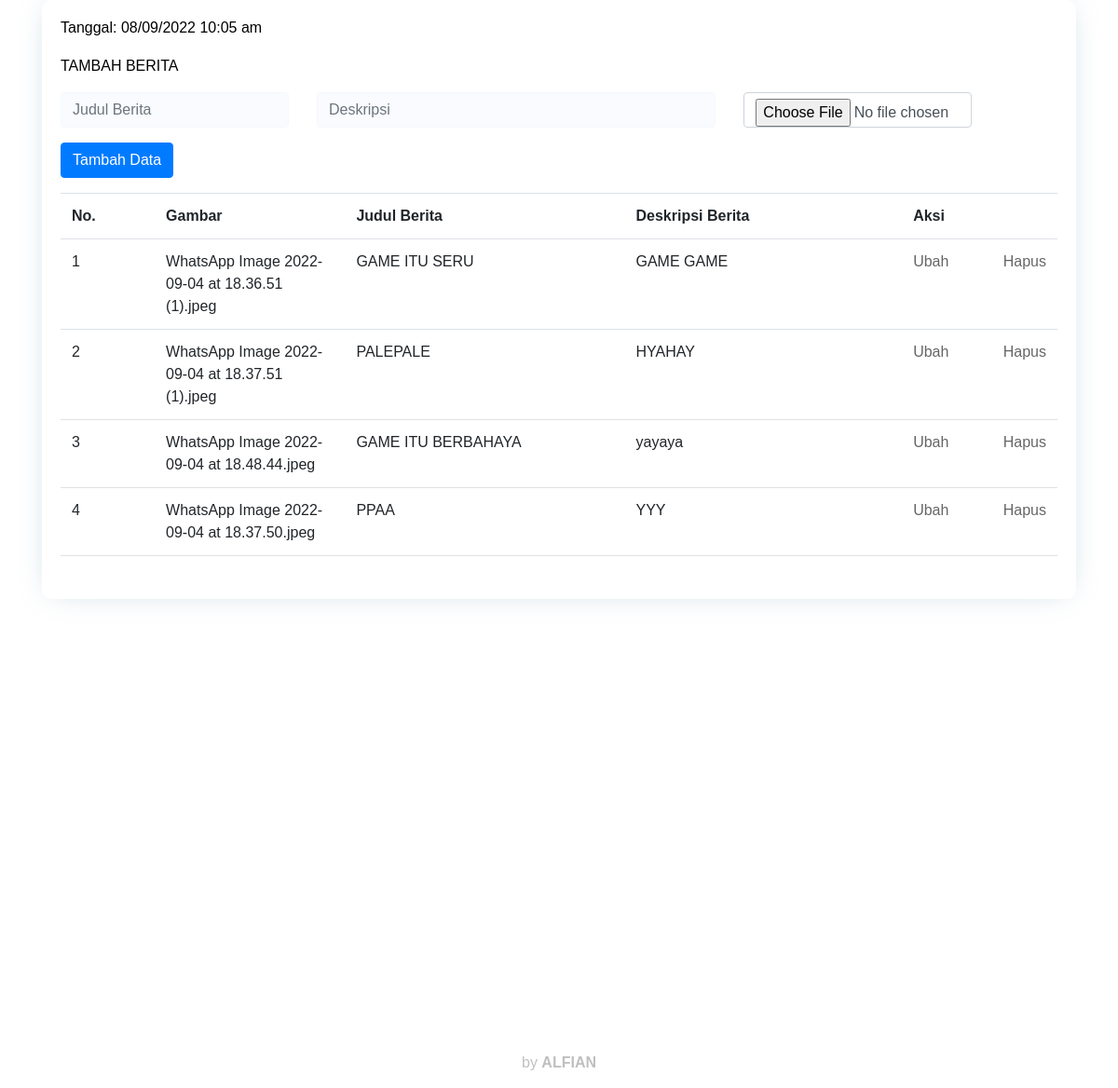
The page / on the database its author committed.
### tables this page shows
CREATE TABLE `produk` (
  `id_produk` int(11) NOT NULL,
  `judul_berita` varchar(50) NOT NULL,
  `deskripsi` varchar(255) NOT NULL,
  `gambar` blob NOT NULL
);

### index.php (the view, shortened to what this page needs)
<?php
require_once 'connect_db.php';
?>
<!DOCTYPE html>
<html>
<head>
  <link rel="stylesheet" href="https://stackpath.bootstrapcdn.com/bootstrap/4.4.1/css/bootstrap.min.css">
  <link rel="stylesheet" href="style.css">
</head>
<body>
  <div class="container">
    <div class="card">
      <div class="card-body">
        <h5 class="date">Tanggal: <?= date("d/m/Y H:i a") ?></h5>
        <form method="post" action="add.php" enctype="multipart/form-data">
        <p>TAMBAH BERITA</p>
          <div class="row">
            <div class="form-group col-md-3">
              <input class="form-control" type="text" name="judul_berita" placeholder="Judul Berita" required>
            </div>
            <div class="form-group col-md-5">
              <input class="form-control" type="text" name="deskripsi" placeholder="Deskripsi" required>
            </div>
            <div class="form-group col-md-3">
              <input class="form-control" type="file" name="gambar" placeholder="Gambar">
            </div>
            <div class="form-group col-md-2">
              <button type="submit" name="submit" class="btn btn-primary">Tambah Data</button>
            </div>
          </div>
        </form>
        <table class="table">
          <tr>
            <th width="10%">No.</th>
            <th width="20%">Gambar</th>
            <th width="30%">Judul Berita</th>
            <th width="30%">Deskripsi Berita</th>
            <th width="20%" colspan="2">Aksi</th>
          </tr>
          <?php
          $q           = $conn->query("SELECT * FROM produk");
          $no          = 1;
          while ($dt = $q->fetch_assoc()) :
          ?>
          <tr>
            <td><?= $no++ ?></td>
            <td><?= $dt['gambar'] ?></td>
            <td><?= $dt['judul_berita'] ?></td>
            <td><?= $dt['deskripsi'] ?></td>
            <td><a href="update.php?id=<?= $dt['id_produk'] ?>">Ubah</a></td>
            <td><a href="delete.php?id=<?= $dt['id_produk'] ?>" onclick="return confirm('Anda yakin akan menghapus data ini?')">Hapus</a></td>
          </tr>
          <?php
          endwhile;
          ?>
        </table>
      </div>
    </div>
  </div>
  <footer>
    <div class="copyright">
      by <strong><span>ALFIAN</span></strong>
    </div>
  </footer>
</body>
</html>

### style.css (style rules this page uses)
* { margin:0; padding:0; }
body { padding-bottom: 40px; background-color: #fff; font-family: Arial, Helvetica, sans-serif; color:black; }
.card { border: 0.1px; border-radius: 10px; box-shadow: 0px 0px 30px -10px rgba(174,197,212,0.75); -webkit-box-shadow: 0px 0px 30px -10px rgba(174,197,212,0.75); -moz-box-shadow: 0px 0px 30px -10px rgba(174,197,212,0.75); }
input[type="text"], input[type="number"] { background-color: #f9fbff; border-color: #f5f8fd; }
.table { display: block; height: 400px; width: 100%; overflow-y: scroll; }
footer { position: fixed; left: 0; bottom: 15px; width: 100%; text-align: center; }
.copyright { color: rgba(0, 0, 0, 0.25); font-size: 1rem; }
.date { color: '#646464'; font-size: 1rem; margin-bottom: 20px; }
a { text-decoration: none; color:#666666 }
h1,h2,h3,h4,h5,h6 { line-height: 1.2; }
h5 { font-size: 18px; margin:0; }

### rows shown on the page
produk: gambar "WhatsApp Image 2022-09-04 at 18.36.51 (1).jpeg", judul_berita "GAME ITU SERU", deskripsi "GAME GAME"
produk: gambar "WhatsApp Image 2022-09-04 at 18.37.51 (1).jpeg", judul_berita "PALEPALE", deskripsi "HYAHAY"
produk: gambar "WhatsApp Image 2022-09-04 at 18.48.44.jpeg", judul_berita "GAME ITU BERBAHAYA", deskripsi "yayaya"
produk: gambar "WhatsApp Image 2022-09-04 at 18.37.50.jpeg", judul_berita "PPAA", deskripsi "YYY"
